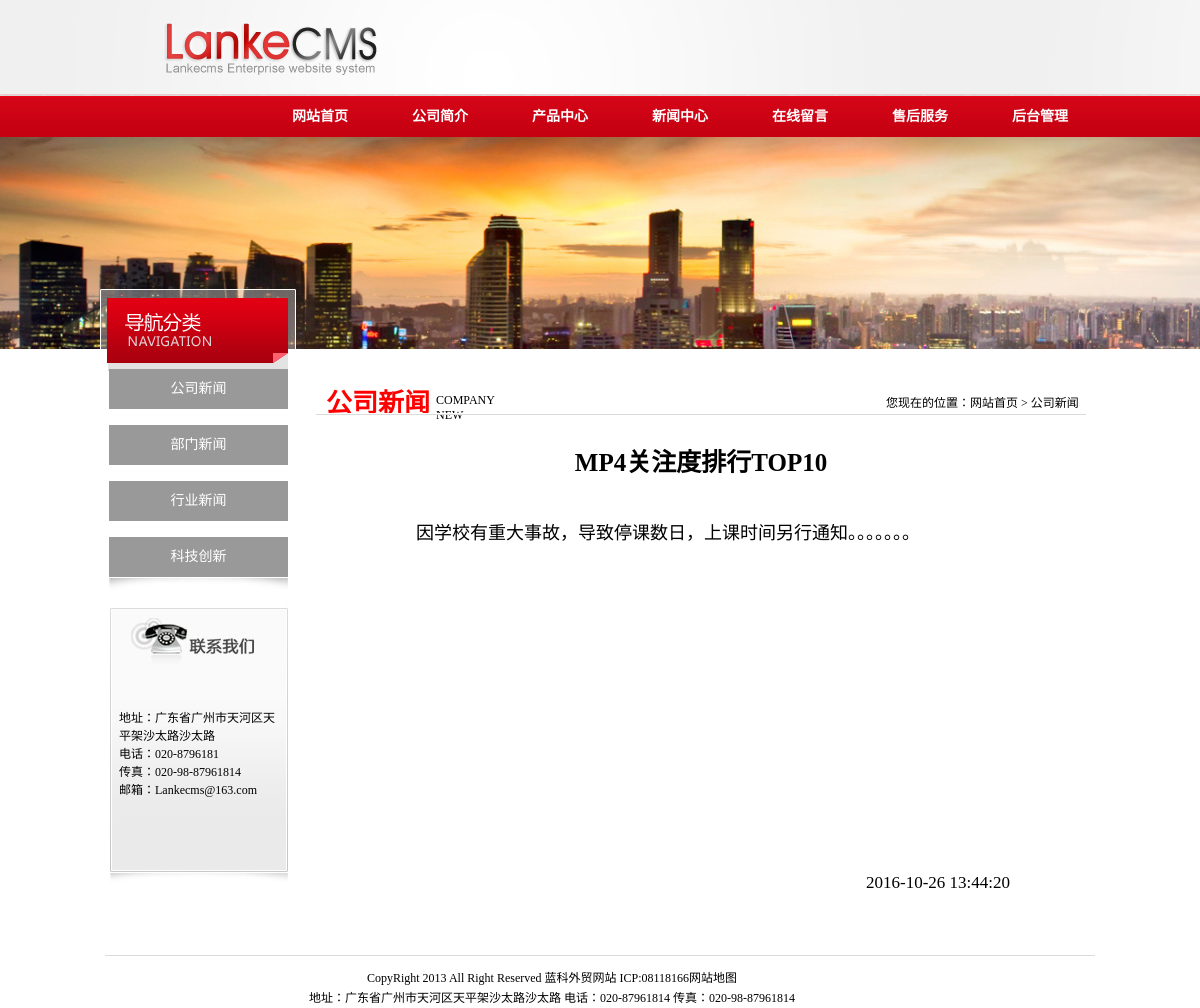
The app's page /new_son.php?id=1 with its own data.
### tables this page shows
CREATE TABLE `news` (
  `newsID` int(11) NOT NULL AUTO_INCREMENT,
  `title` varchar(50) NOT NULL,
  `content` varchar(400) NOT NULL,
  `writeDate` timestamp NOT NULL DEFAULT CURRENT_TIMESTAMP,
  PRIMARY KEY (`newsID`)
);

### new_son.php (the view, shortened to what this page needs)
<!DOCTYPE html PUBLIC "-//W3C//DTD XHTML 1.0 Transitional//EN" "http://www.w3.org/TR/xhtml1/DTD/xhtml1-transitional.dtd">
<html xmlns="http://www.w3.org/1999/xhtml">
<head>
<link rel="stylesheet" type="text/css" href="css.css"/>
</head>
<body>
 <div id="one"></div>
 <div id="big_two">
    <div id="left">
      <div id="left_bg1">
         <p><a href="#">公司新闻</a><br/><a href="#">部门新闻</a><br/><a href="#">行业新闻</a><br/><a href="#">科技创新</a></p>
      </div>
      <div id="contact_bg1">
       <p>地址：广东省广州市天河区天<br/>
          平架沙太路沙太路<br/>
          电话：020-8796181<br/>
          传真：020-98-87961814<br/>
          邮箱：Lankecms@163.com</p>
      </div>
    </div>
  <div id="right">
      <div id="right_one">
          <div id="div_1"><h2 style="color:#F00; font:bold 26px 宋体;">公司新闻</h2></div>
          <div style="width:70px; height:20px; float:left; margin-top:44px;">COMPANY NEW</div>
          <div id="div_2">您现在的位置：网站首页 > 公司新闻</div>
          <img src="images/path_line.gif" style="margin:0 auto; width:770px; height:2px;"/>
      </div>
  <?
	 $id=$_GET['id'];
	 include("admin/conn.php");
	 $sql="select newsID,title,content,writeDate from news where newsID=$id";
	 $str=mysql_query($sql,$conn);
	 $row=mysql_fetch_array($str);
  ?>
      <div id="right_two">
	     <div id="title"><?=$row['title']?></div>
		 <div id="content"><?=$row['content']?></div>
		 <div id="writeDate"><?=$row['writeDate']?></div>
      </div>
   </div>
</body>
</html>

### css.css (style rules this page uses)
* { margin:0;padding:0; }
body { width:auto; height:0 auto; font:12px 宋体; }
#top { background:url(images/bg.jpg); }
#top img { margin-left:150px; }
#nav_bg { background:url(images/nav_bg.png); height:43px; }
#nav_bg ul { margin-left:140px; }
#nav_bg ul li { font:bold 14px/28px 宋体; height:45px; float:left; width:120px; color:#FFF; list-style:none; line-height:45px; }
#nav_bg li a { color:#FFF; display:block; text-align:center; list-style:none; height:45px; }
#nav_bg a:link { list-style:none; color:#FFF; text-decoration:none; }
#foot_son { width:990px; height:70px; margin:0 auto; }
#foot_son img { width:990px; height:2px; margin-top:5px; }
#one { background:url(images/01.jpg); width:100%; height:212px; }
#big_two { width:1000px; height:620px; margin:0 auto; }
#left { width:196px; height:470px; float:left; }
#right { width:770px; height:600px; float:left; margin-left:20px; }
#right_one { width:770px; height:60px; }
#div_1 { width:110px; height:30px; float:left; margin-top:33px; margin-left:10px; }
#div_2 { width:200px; height:20px; float:left; margin-left:570px; margin-top:-20px; }
#right_two { width:770px; height:570px; float:left; margin-top:10px; }
#left_bg1 { background:url(images/left_bg.png) no-repeat; width:196px; height:176px; float:left; margin-top:-60px; }
#left_bg1 p { margin-top:80px; margin-left:9px; font:14px 宋体; width:179px; height:40px; }
#left_bg1 a { margin-left:0px; font:14px 宋体; display:block; background-color:#999; text-align:center; line-height:40px; text-decoration:none; color:#fff; }
#contact_bg1 { background:url(images/contact_bg.jpg) no-repeat; width:179px; height:314px; float:left; margin-left:9px; margin-top:113px; }
#contact_bg1 p { margin-top:130px; margin-left:10px; }
#title { width:770px; height:50px; float:left; font:bold 25px/20px 宋体; text-align:center; margin-top:30px; }
#content { width:600px; height:300px; float:left; font:18px/20px 宋体;margin-top:20px; margin-left:100px; }
#writeDate { width:200px; height:30px; float:left; font:17px/20px 宋体; margin-left:550px; margin-top:50px; }

### records on screen
news: title "MP4关注度排行TOP10", content "因学校有重大事故，导致停课数日，上课时间另行通知。。。。。。。", writeDate "2016-10-26 13:44:20"
